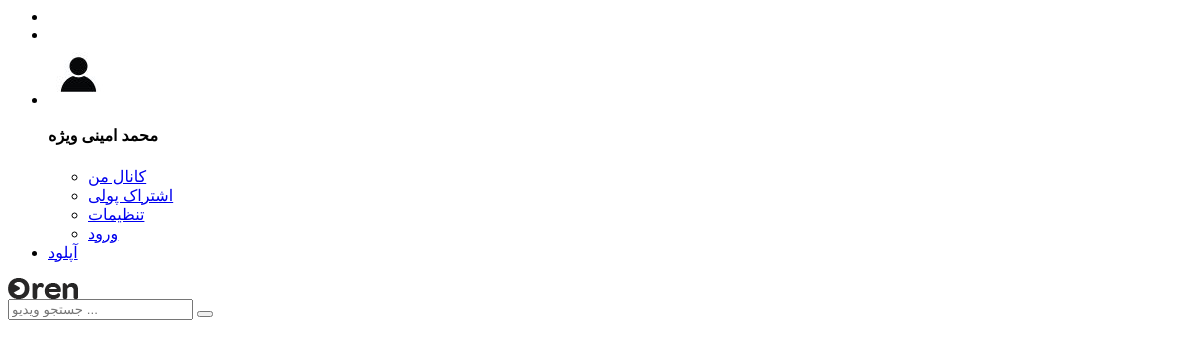
The page /header/ on the database as committed earlier.
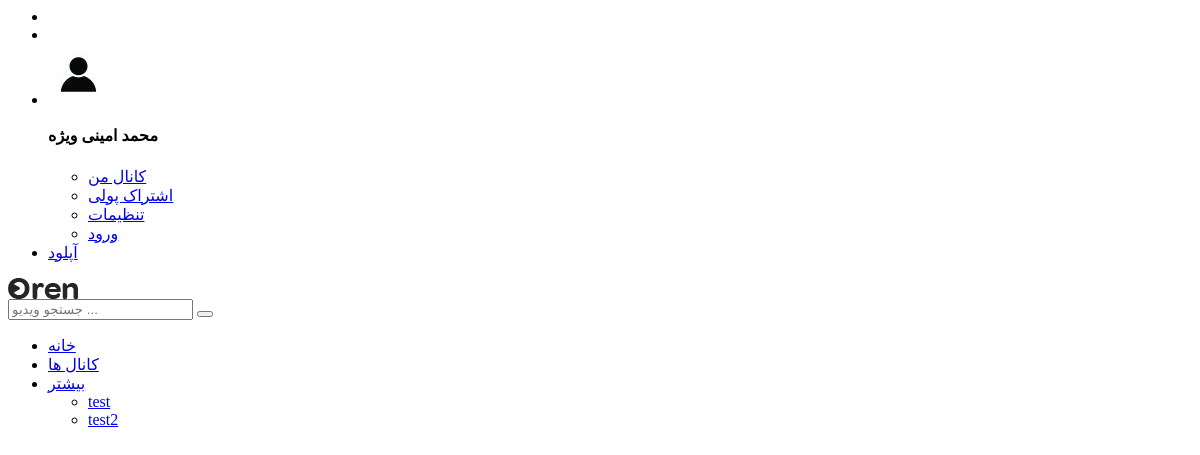
The same page on the database as committed later.
### sitesetting/models.py (models this page shows, shortened)
class NavOne(models.Model):
    name = models.CharField(max_length=100,verbose_name='نام نوبار')
    link = models.CharField(max_length=100,verbose_name='لینک نوبار')

class NavTwo(models.Model):
    parent = models.ForeignKey(NavOne,on_delete=models.PROTECT)
    name = models.CharField(max_length=100,verbose_name='نام نوبار')
    link = models.CharField(max_length=100,verbose_name='لینک نوبار')

### sitesetting/views.py (the view)
# urls.py: path('header/',header_view,name='header'),
def header_view(request):
    profile = ''
    if request.user.is_authenticated:
        profile = Profile.objects.get(user=request.user)
    context = {
        'navones':NavOne.objects.all(),
        'profile':profile,
    }
    return render(request,'layout/header.html',context)

### templates/layout/header.html (shortened to what this page needs)
{% load static %}
<header>
    <div class="top_bar">
        <div class="container">
            <div class="top_header_content">
                <ul class="controls-lv d-rtl" style="">
                    <li>
                    </li>
                    <li>
                    </li>
                    <li class="user-log">
                        <div class="user-ac-img">
                            {% if request.user.is_authenticated %}
                                {% if profile %}
                                <img src="{{profile.image.url}}" height='60px' width='61px'>
                                {% else %}
                                <img src="{% static 'images/resources/user-img.png' %}">
                                {% endif %}
                                {% else %}
                                <img src="{% static 'images/user-icon.jpg' %}">
                            {% endif %}
                        </div>
                        <div class="account-menu">
                            <h4>محمد امینی <span class="usr-status">ویژه</span></h4>
                            <div class="sd_menu">
                                <ul class="mm_menu">
                                    <li>
                                        <a href="#" title="">کانال من</a>
                                    </li>
                                    <li>
                                        <a href="#" title="">اشتراک پولی</a>
                                    </li>
                                    <li>
                                        <a href="{% url 'account:complate' %}" title="">تنظیمات</a>
                                    </li>
                                    <li>
                                        {% if request.user.is_authenticated %}
                                        <span>
                                            <i class="icon-logout"></i>
                                        </span>
                                        <a href="{% url 'account:logout' %}" title="">خروج</a>
                                        {% else %}
                                        <a href="{% url 'account:login' %}" title="">ورود</a>
                                        {% endif %}
                                    </li>
                                </ul>
                            </div>
                        </div>
                    </li>
                    <li>
                        <a href="Upload_Video.html" title="" class="btn-default">آپلود</a>
                    </li>
                </ul>
                <div class="menu_logo d-rtl">
                    <a href="index.html" title="" class="logo">
                        <img src="{% static 'images/logo.png' %}" alt="">
                    </a>
                </div>
                <div class="search_form d.rtl">
                    <form>
                        <input type="text" name="search" placeholder="جستجو ویدیو ... ">
                        <button type="submit">
                        </button>
                    </form>
                </div>
            </div>
        </div>
    </div>
    <div class="btm_bar">
        <div class="container">
            <div class="btm_bar_content">
                <nav>
                    <ul>
                        {% for navone in navones %}
                        <li><a href="{{navone.link}}" title="{{navone.name}}">{{navone.name}}</a>
                            <div class="mega-menu">
                                <ul class="d-rtl">
                                    {% for navtwo in navone.navtwo_set.all %}
                                    <li><a href="{{navtwo.link}}" title="{{navtwo.name}}">{{navtwo.name}}</a></li>
                                    {% endfor %}
                                </ul>
                            </div>
                        </li>
                        {% endfor %}
                    </ul>
                </nav>
            </div>
        </div>
    </div>
</header>

Rows that differ between the two databases and show on the page:
added NavOne: name "خانه"
added NavOne: name "کانال ها"
added NavOne: name "بیشتر"
added NavTwo: name "test"
added NavTwo: name "test2"
